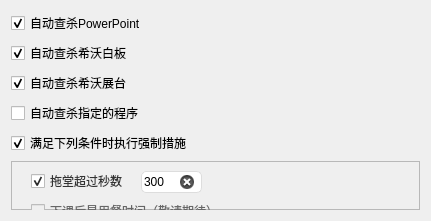
  <widget class="QWidget" name="verticalLayoutWidget">
   <property name="geometry">
    <rect>
     <x>250</x>
     <y>80</y>
     <width>431</width>
     <height>221</height>
    </rect>
   </property>
   <layout class="QVBoxLayout" name="NormalSettingWindow">
    <item>
     <widget class="QCheckBox" name="checkBox_6">
      <property name="styleSheet">
       <string notr="true">background: none;</string>
      </property>
      <property name="text">
       <string>自动查杀PowerPoint</string>
      </property>
      <property name="checked">
       <bool>true</bool>
      </property>
     </widget>
    </item>
    <item>
     <widget class="QCheckBox" name="checkBox_8">
      <property name="styleSheet">
       <string notr="true">background: none;</string>
      </property>
      <property name="text">
       <string>自动查杀希沃白板</string>
      </property>
      <property name="checked">
       <bool>true</bool>
      </property>
     </widget>
    </item>
    <item>
     <widget class="QCheckBox" name="checkBox_7">
      <property name="styleSheet">
       <string notr="true">background: none;</string>
      </property>
      <property name="text">
       <string>自动查杀希沃展台</string>
      </property>
      <property name="checked">
       <bool>true</bool>
      </property>
     </widget>
    </item>
    <item>
     <widget class="QCheckBox" name="checkBox_11">
      <property name="styleSheet">
       <string notr="true">background: none;</string>
      </property>
      <property name="text">
       <string>自动查杀指定的程序</string>
      </property>
      <property name="checked">
       <bool>false</bool>
      </property>
     </widget>
    </item>
    <item>
     <widget class="QCheckBox" name="checkBox_5">
      <property name="styleSheet">
       <string notr="true">background: none;</string>
      </property>
      <property name="text">
       <string>满足下列条件时执行强制措施</string>
      </property>
      <property name="checked">
       <bool>true</bool>
      </property>
     </widget>
    </item>
    <item>
     <widget class="QFrame" name="frame_3">
      <property name="frameShape">
       <enum>QFrame::Shape::StyledPanel</enum>
      </property>
      <property name="frameShadow">
       <enum>QFrame::Shadow::Raised</enum>
      </property>
      <widget class="QCheckBox" name="checkBox_9">
       <property name="geometry">
        <rect>
         <x>20</x>
         <y>10</y>
         <width>221</width>
         <height>20</height>
        </rect>
       </property>
       <property name="styleSheet">
        <string notr="true">color: #333333;</string>
       </property>
       <property name="text">
        <string>拖堂超过秒数</string>
       </property>
       <property name="checked">
        <bool>true</bool>
       </property>
      </widget>
      <widget class="QCheckBox" name="checkBox_10">
       <property name="enabled">
        <bool>false</bool>
       </property>
       <property name="geometry">
        <rect>
         <x>20</x>
         <y>40</y>
         <width>221</width>
         <height>20</height>
        </rect>
       </property>
       <property name="styleSheet">
        <string notr="true">color: #666666;</string>
       </property>
       <property name="text">
        <string>下课后是用餐时间（敬请期待）</string>
       </property>
       <property name="checkable">
        <bool>true</bool>
       </property>
       <property name="checked">
        <bool>false</bool>
       </property>
      </widget>
      <widget class="QRadioButton" name="radioButton">
       <property name="geometry">
        <rect>
         <x>20</x>
         <y>70</y>
         <width>51</width>
         <height>20</height>
        </rect>
       </property>
       <property name="text">
        <string>与</string>
       </property>
       <property name="checked">
        <bool>true</bool>
       </property>
      </widget>
      <widget class="QRadioButton" name="radioButton_2">
       <property name="geometry">
        <rect>
         <x>60</x>
         <y>70</y>
         <width>51</width>
         <height>20</height>
        </rect>
       </property>
       <property name="text">
        <string>或</string>
       </property>
       <property name="checked">
        <bool>false</bool>
       </property>
      </widget>
      <widget class="QRadioButton" name="radioButton_3">
       <property name="enabled">
        <bool>false</bool>
       </property>
       <property name="geometry">
        <rect>
         <x>100</x>
         <y>70</y>
         <width>51</width>
         <height>20</height>
        </rect>
       </property>
       <property name="text">
        <string>非</string>
       </property>
       <property name="checked">
        <bool>false</bool>
       </property>
      </widget>
      <widget class="QLineEdit" name="lineEdit">
       <property name="geometry">
        <rect>
         <x>130</x>
         <y>10</y>
         <width>61</width>
         <height>22</height>
        </rect>
       </property>
       <property name="styleSheet">
        <string notr="true">QLineEdit{
	border: 1px solid #DDDDDD;
	border-radius: 5px;
}
QLineEdit:hover{
	border: 1px solid #4DD4A6;
	border-radius: 5px;
}</string>
       </property>
       <property name="inputMask">
        <string/>
       </property>
       <property name="text">
        <string>300</string>
       </property>
       <property name="dragEnabled">
        <bool>true</bool>
       </property>
       <property name="clearButtonEnabled">
        <bool>true</bool>
       </property>
      </widget>
     </widget>
    </item>
   </layout>
  </widget>
